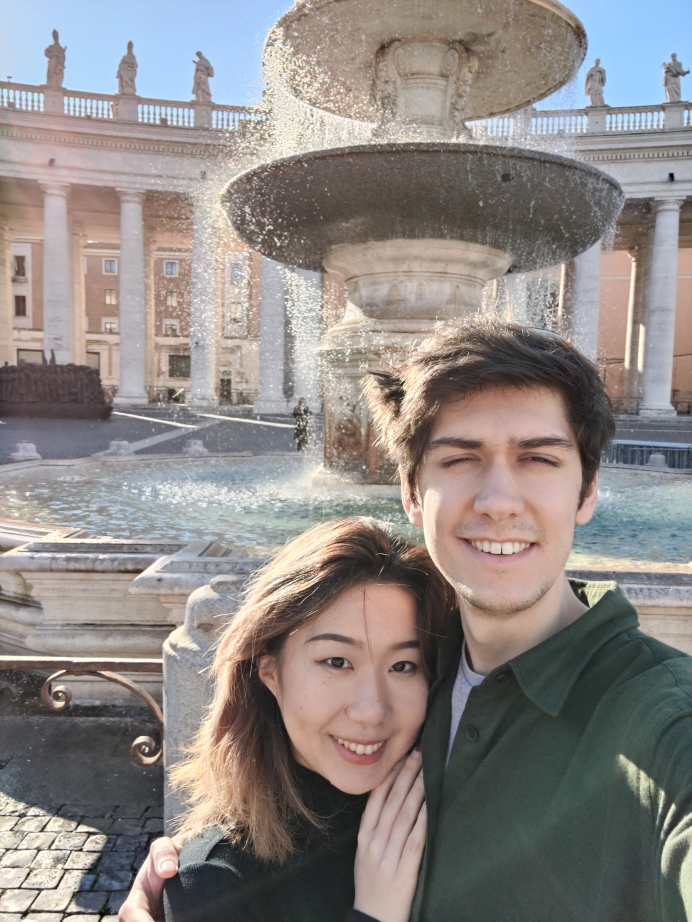
#> input picture img/raw/image1.jpg, 3456 x 4608 px, found by its file name (shown at 1/5 size); its folder holds only this picture in this run
$ python imgResize.py
#> lines starting #> are read from the running program, lines starting #| are printed output that depends on the picture
import os
from PIL import Image

# File Paths
script_path = os.path.dirname(os.path.abspath(__file__))
raw_img_dir = r'\img\raw'
resized_img_dir = r'\img\resized'

# Check If Raw Image Folder For Image Files
for file in os.listdir(script_path+raw_img_dir):
    if file.lower().endswith(('.png','.jpg','.jpeg')):
        # Scaling Image To Lower Resolution (Maintains Aspect Ratio)
        s = 0.2 # Scale Factor
        image = Image.open(script_path+raw_img_dir+r'\\'+file)
#> image is the input picture: PIL image 3456x4608 RGB; mean R, G, B 141.6, 135.4, 132.8
        new_image = image.resize((int(image.size[0]*s),int(image.size[1]*s)))
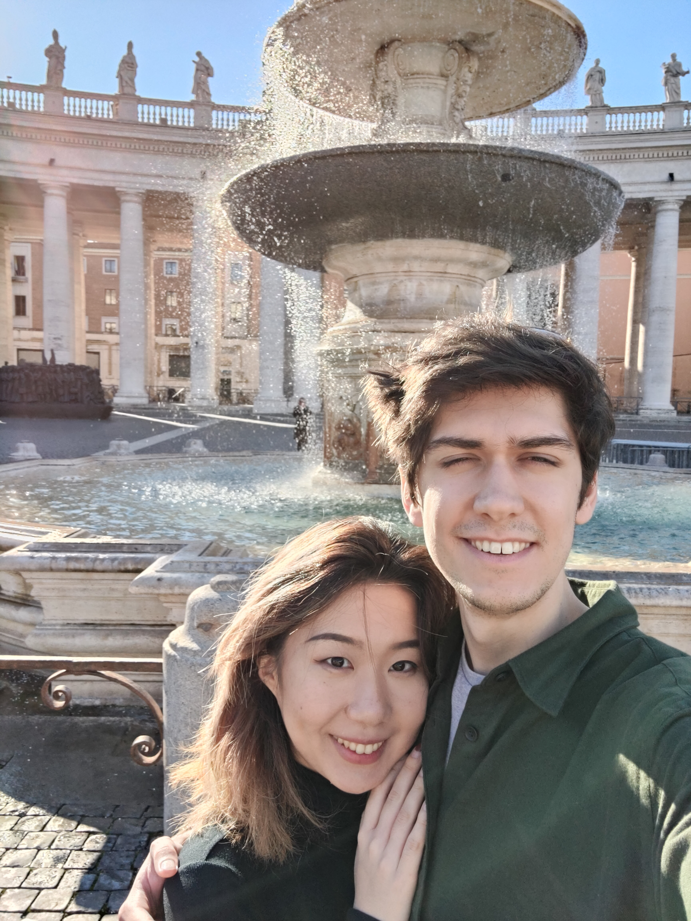
#> new_image: PIL image 691x921 RGB; mean R, G, B 141.5, 135.4, 132.8
        new_image.save(script_path+resized_img_dir+r'\\'+file)
